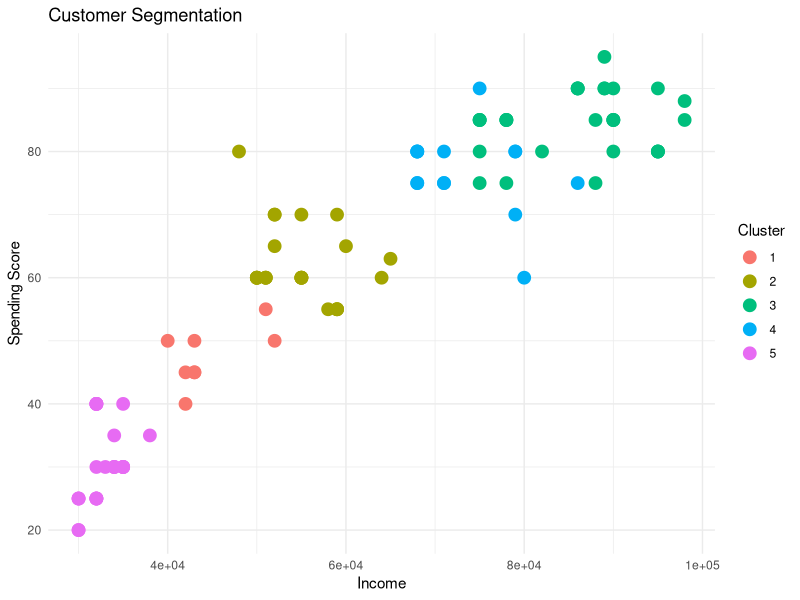

Here is the R script that generated this plot:
# Load required libraries
library(ggplot2)
library(dplyr)
library(cluster)

# Read the data
data <- read.csv("customer-data.csv")

# Select the relevant features for segmentation
features <- data[, c("Age", "Income", "SpendingScore")]

# Scale the features
scaled_features <- scale(features)

# Perform k-means clustering
k <- 5  # Number of clusters
set.seed(123)  # Set seed for reproducibility
kmeans_result <- kmeans(scaled_features, centers = k)

# Add cluster labels to the original data
data$Cluster <- as.factor(kmeans_result$cluster)

# Visualize the clusters
ggplot(data, aes(x = Income, y = SpendingScore, color = Cluster)) +
  geom_point(size = 4) +
  labs(x = "Income", y = "Spending Score", title = "Customer Segmentation") +
  theme_minimal()
